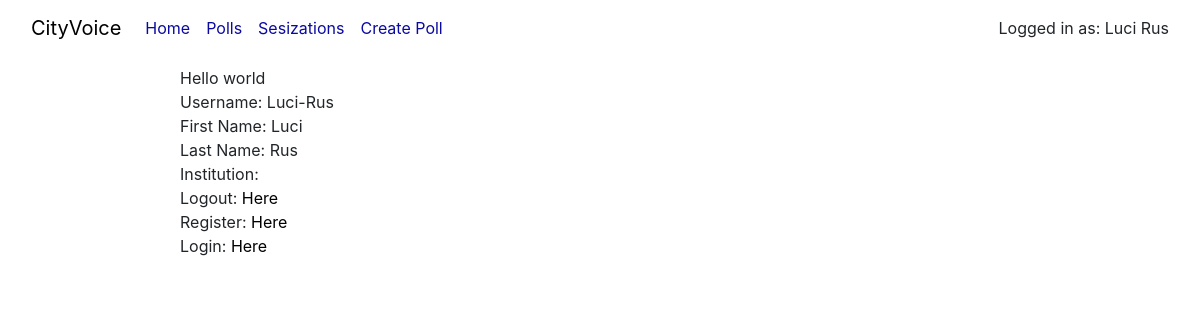
Page / (signed in) on the committed database.
### citysay/models.py (models this page shows)
class User(AbstractUser):
    cnp = models.CharField(max_length=13)
    first_name = models.CharField(max_length=50)
    last_name = models.CharField(max_length=50)
    institution = models.ForeignKey(Institution, null=True, blank=True, on_delete=models.SET_NULL)

### citysay/views.py (the view)
# urls.py: path("", views.index, name="index"),
def index(request):
    return render(request, "citysay/index.html")

### citysay/templates/citysay/index.html (shortened to what this page needs)
{% extends "citysay/layout.html" %}
{% load static %}
{% block body %}
<div>Hello world</div>
<div>Username: {{user.username}}</div>
<div>First Name: {{user.first_name}} </div>
<div>Last Name: {{user.last_name}} </div>
<div>Institution: {{user.get_institution_display}} </div>
<div>Logout: <a href={% url "logout" %} >Here</a> </div>
<div>Register: <a href={% url "register" %}>Here</a></div>
<div>Login: <a href={% url "login" %}>Here</a></div>
{% endblock body %}

### citysay/templates/citysay/layout.html (shortened to what this page needs)
{% load static %}
<!DOCTYPE html>
<html lang="en">
<head>
    <link rel="stylesheet" href="https://stackpath.bootstrapcdn.com/bootstrap/4.4.1/css/bootstrap.min.css">
    <link rel="stylesheet" href="{% static "css/styles.css" %}">
</head>
<body>
    <nav class="navbar navbar-expand-lg bg-body-tertiary">
            <div class="container-fluid d-flex flex-row justify-content-between">
                <div class="d-flex flex-row">
                    <a class="navbar-brand" href="#">CityVoice</a>
                    <div class="" id="navbarNav">
                    <ul class="navbar-nav">
                        <li class="nav-item">
                        <a class="nav-link" aria-current="page" href={% url "index" %}>Home</a>
                        </li>
                        {% if user.is_authenticated %}
                            <li class="nav-item">
                                <a class="nav-link" href={% url "polls" %} >Polls</a>
                            </li>
                            <li class="nav-item">
                                <a class="nav-link" href={% url "create_sesization" %}>Sesizations</a>
                            </li>
                            {% if user.get_institution_display != "None" %}
                                <li class="nav-item">
                                    <a class="nav-link" href={% url "create_poll" %}>Create Poll</a>
                                </li>
                            {% endif %}
                        {% endif %}
                    </ul>
                    </div>
                </div>
                <div class="d-flex flex-row">
                    {% if user.is_authenticated %}
                    <div>Logged in as: {{user.first_name}} {{user.last_name}} </div>
                    {% else %}
                    <a href={% url "login" %}>Log In</a>
                    <a href={% url "register" %}>Register</a>
                    {% endif %}
                </div>
            </div>
        </nav>
    <div class="custom-container">
        {% block body %} {% endblock %}
    </div>
</body>
</html>

### citysay/static/css/styles.css (style rules this page uses)
a { color: black; text-decoration: none; }
.nav-link { color: rgb(10, 10, 160); }
.custom-container { margin: 10px 15vw; }

### rows in the picture
User: first_name "Luci", last_name "Rus", username "Luci-Rus"
